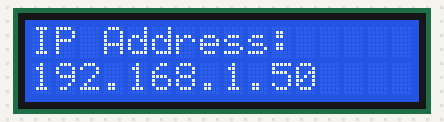
Recording of a program running on a simulated Raspberry Pi (BCM pin numbers). Parts: 16×2 character LCD. Library files of the repository ran but are not shown: I2C_LCD_driver.py. At 0.3 s the program stops and its outputs stay as they are.

Above: at 0.4 s.

The program:

lcd_ip_address.py
```python
import I2C_LCD_driver
import socket
import fcntl
import struct

mylcd = I2C_LCD_driver.lcd()

def get_ip_address(ifname):
    s = socket.socket(socket.AF_INET, socket.SOCK_DGRAM)
    return socket.inet_ntoa(fcntl.ioctl(
        s.fileno(),
        0x8915,
        struct.pack('256s', bytes(ifname[:15], 'utf-8'))
    )[20:24])

mylcd.lcd_display_string("IP Address:", 1)

mylcd.lcd_display_string(get_ip_address('wlan0'), 2)
```
